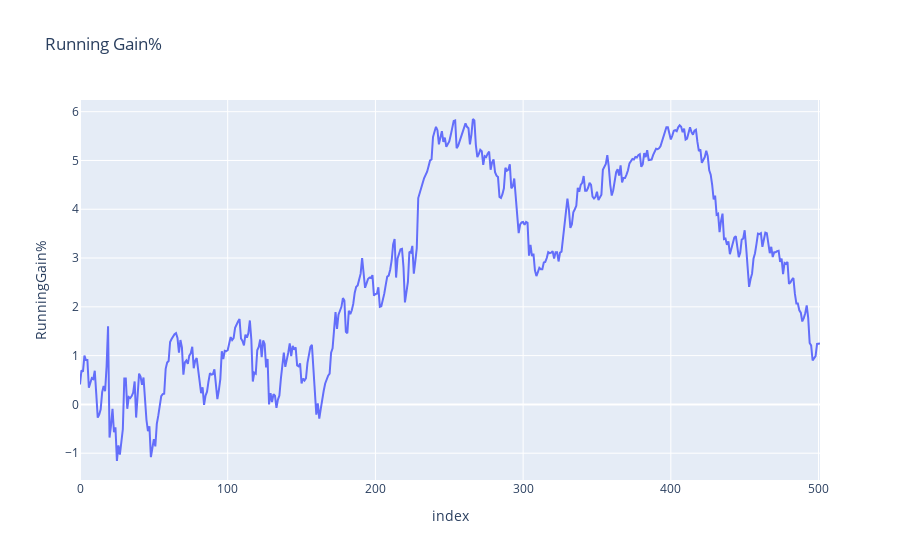

The notebook cell this image was saved under:
### Code cell
# chart the results of the simulated trades

import plotly.express as px
import plotly.graph_objects as go

# line chart of running gain%
def chart_gain_percent(trades):
    trades["RunningGain%"] = trades["Gain%"].cumsum()
    fig = px.line(trades, y="RunningGain%", title="Running Gain%")
    fig.show()

chart_gain_percent(trades)

### Figure 1 — Plotly figure (JSON) as saved in the notebook; plotly's stock layout.template omitted (floating-point values rounded to 4 significant figures; data arrays with more than 128 entries replaced by an {"elided": "..."} marker saying what was removed)
{"data": [{"hovertemplate": "index=%{x}<br>RunningGain%=%{y}<extra></extra>", "legendgroup": "", "line": {"color": "#636efa", "dash": "solid"}, "marker": {"symbol": "circle"}, "mode": "lines", "name": "", "orientation": "v", "showlegend": false, "type": "scatter", "x": {"elided": "502 int values"}, "xaxis": "x", "y": {"elided": "502 float values"}, "yaxis": "y"}], "layout": {"legend": {"tracegroupgap": 0}, "title": {"text": "Running Gain%"}, "xaxis": {"anchor": "y", "domain": [0, 1], "title": {"text": "index"}}, "yaxis": {"anchor": "x", "domain": [0, 1], "title": {"text": "RunningGain%"}}}}
